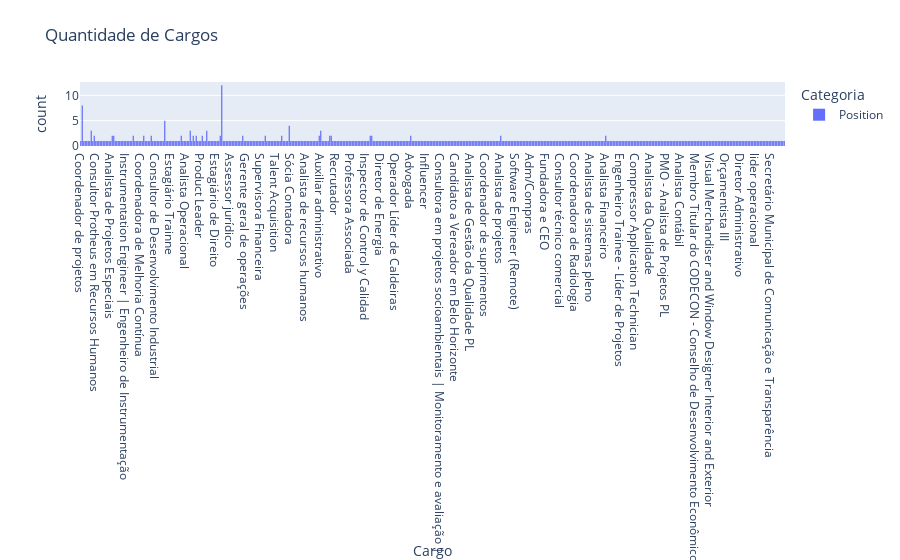

Notebook source saved alongside this figure:
### Code cell
#Histograma de cargos
grafico = px.histogram(conexoes['Position'],  
                 title = 'Quantidade de Cargos',
                       labels={ "value": "Cargo",
                         'variable': 'Categoria',})
grafico.show()

### Figure 1 — Plotly figure (JSON) as saved in the notebook; plotly's stock layout.template omitted (floating-point values rounded to 4 significant figures; data arrays with more than 128 entries replaced by an {"elided": "..."} marker saying what was removed)
{"data": [{"alignmentgroup": "True", "bingroup": "x", "hovertemplate": "Categoria=Position<br>Cargo=%{x}<br>count=%{y}<extra></extra>", "legendgroup": "Position", "marker": {"color": "#636efa"}, "name": "Position", "offsetgroup": "Position", "orientation": "v", "showlegend": true, "type": "histogram", "x": {"elided": "525 str values"}, "xaxis": "x", "yaxis": "y"}], "layout": {"barmode": "relative", "legend": {"title": {"text": "Categoria"}, "tracegroupgap": 0}, "title": {"text": "Quantidade de Cargos"}, "xaxis": {"anchor": "y", "domain": [0, 1], "title": {"text": "Cargo"}}, "yaxis": {"anchor": "x", "domain": [0, 1], "title": {"text": "count"}}}}
